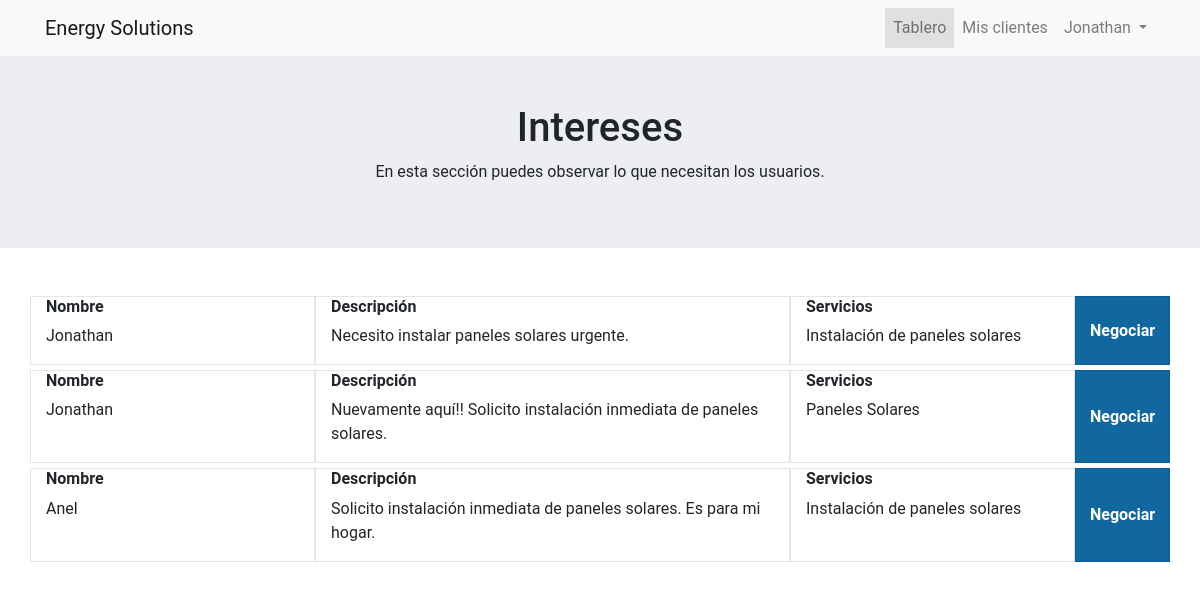
The page /rol/proveedor/proveedor.php (signed in) on the database its author committed.
### tables this page shows
CREATE TABLE `intereses` (
  `id` int(11) NOT NULL,
  `nombre` varchar(30) NOT NULL,
  `descripcion` text NOT NULL,
  `servicio` varchar(100) NOT NULL,
  `email` varchar(50) NOT NULL
);

### login/CRUD/class/Consultas.php (called while the page is built, shortened)
<?php
class Usuarios
{
    private static $instancia;
    private $dbh;
    private function __construct()
    {
        try {
            $this->dbh = new PDO('mysql:host=localhost;dbname=areaenergetica', 'root', 'pass1234');
            $this->dbh->exec("SET CHARACTER SET utf8");
            $this->dbh->setAttribute(PDO::ATTR_ERRMODE, PDO::ERRMODE_EXCEPTION);
            $this->dbh->setAttribute(PDO::ATTR_EMULATE_PREPARES, false);
        } catch (PDOException $e) {
            print "Error!: " . $e->getMessage();
            die();
        }
     }
    public static function singleton()
    {
        if (!isset(self::$instancia)) {
            self::$instancia = new $miclase;
        }
        return self::$instancia;
    }
    public function get_interese()
    {
        try {
            $query = $this->dbh->prepare("SELECT DISTINCT * FROM intereses" );
            $query->execute();
            return $query->fetchAll();
            $this->dbh = null;
        }catch (PDOException $e) {
            $e->getMessage();
        }
    }
}
?>

### rol/proveedor/proveedor.php (the view, shortened to what this page needs)
<?php
    $sesion = $_SESSION['usuario'];
?>
<!DOCTYPE html>
<html lang="en">
<head>
    <link rel="stylesheet" href="../bootstrap4.5/css/bootstrap.min.css">
    <link rel="stylesheet" href="../bootstrap4.5/css/estilos.css">
</head>
<body>
    <nav class="navbar navbar-expand-md navbar-light bg-light">
        <div class="container">
            <a href="#" class="navbar-brand">
            Energy Solutions</a>
            <div class="navbar-collapse" id="second-navbar">
                <ul class="navbar-nav ml-auto">
                    <li class="nav.item activo"><a class="nav-link" href="#">Tablero</a></li>
                    <li class="nav.item"><a class="nav-link" href="clientes.php">Mis clientes</a></li>
                    <li class="nav-item dropdown">
                        <a href="#" class="nav-link dropdown-toggle" data-toggle="dropdown">
                        <?php echo $sesion ?>
                        </a>
                    </li>
                </ul>
            </div>
        </div>
    </nav>
    <section style="background: #ededf4; text-align: center;" class="p-5">
        <div class="container">
            <h1>Intereses</h1>
            <p>En esta sección puedes observar lo que necesitan los usuarios.</p>
        </div>
    </section>
    <section class="container mt-5">
                <?php
                    require_once("../../login/CRUD/class/Consultas.php");
                    $usuarios = Usuarios::singleton();
                    $data = $usuarios->get_interese();
                    if(count($data)){
                        foreach ($data as $fila) {
                            $id_Cliente = $fila['id'];
                            $nombre=$fila['nombre'];
                            $descripcion=$fila['descripcion'];
                            $servicio = $fila['servicio'];
                echo '
                    <div class="interes">
                      <div class="row">
                            <div class="nombre col-lg-3 col-md-12">
                            <h6>Nombre</h6>
                                '.$nombre.'
                            </div>
                            <div class="descripcion col-lg-5 col-md-12">
                            <h6>Descripción</h6>
                            <p>'.$descripcion.'</p>
                            </div>
                            <div class="servicio col-lg-3 col-md-12">
                            <h6>Servicios</h6>
                            <p>'.$servicio.'</p>
                            </div>
                            <a href="masinfo.php?cl='.$id_Cliente.'" class="boton negociar col-lg-1 col-md-12"> Negociar</a>
                        </div>
                    </div>
                ';
                    }
                }
                ?>
    </section>
</body>
</html>

### rows shown on the page
intereses: nombre "Jonathan", descripcion "Necesito instalar paneles solares urgente.", servicio "Instalación de paneles solares"
intereses: nombre "Jonathan", descripcion "Nuevamente aquí!! Solicito instalación inmediata de paneles solares.", servicio "Paneles Solares"
intereses: nombre "Anel", descripcion "Solicito instalación inmediata de paneles solares. Es para mi hogar.", servicio "Instalación de paneles solares"

### other values the page prints
$sesion "Jonathan"
